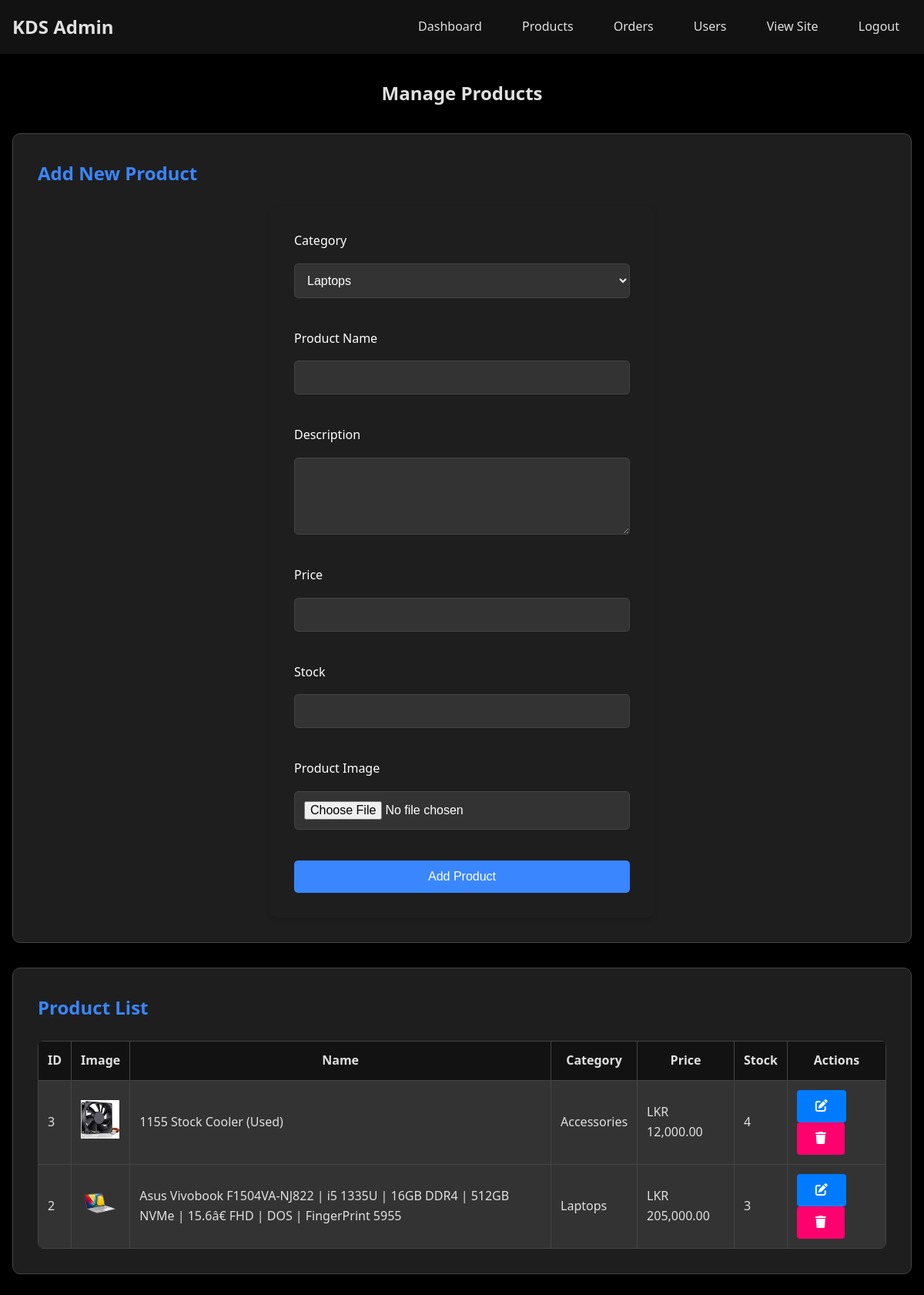
/admin/products.php (signed in), run on the app's committed database.
### tables this page shows
CREATE TABLE IF NOT EXISTS `products` (
  `id` int(11) NOT NULL,
  `category_id` int(11) DEFAULT NULL,
  `name` varchar(200) NOT NULL,
  `description` text,
  `price` decimal(10,2) NOT NULL,
  `stock` int(11) NOT NULL DEFAULT '0',
  `image_url` varchar(255) DEFAULT NULL,
  `created_at` timestamp NOT NULL DEFAULT CURRENT_TIMESTAMP
);

CREATE TABLE IF NOT EXISTS `categories` (
  `id` int(11) NOT NULL,
  `name` varchar(100) NOT NULL,
  `description` text
);

### admin/products.php (the view, shortened to what this page needs)
<?php
require_once '../config.php';
$categories = $conn->query("SELECT * FROM categories")->fetchAll(PDO::FETCH_ASSOC);
$products = $conn->query("
    SELECT p.*, c.name as category_name
    FROM products p
    LEFT JOIN categories c ON p.category_id = c.id
    ORDER BY p.created_at DESC
")->fetchAll(PDO::FETCH_ASSOC);
?>
<!DOCTYPE html>
<html lang="en">
<head>
    <link rel="stylesheet" href="../css/style.css">
    <link rel="stylesheet" href="https://cdnjs.cloudflare.com/ajax/libs/font-awesome/6.0.0/css/all.min.css">
</head>
<body>
    <header>
        <nav>
            <div class="logo">
                <h1>KDS Admin</h1>
            </div>
            <div class="nav-links">
                <a href="index.php">Dashboard</a>
                <a href="products.php">Products</a>
                <a href="orders.php">Orders</a>
                <a href="users.php">Users</a>
                <a href="../">View Site</a>
                <a href="../logout.php">Logout</a>
            </div>
        </nav>
    </header>
    <main class="admin-container">
        <h2>Manage Products</h2>
        <div class="admin-card">
            <h3>Add New Product</h3>
            <form class="admin-form" method="POST" enctype="multipart/form-data">
                <div class="form-group">
                    <label for="category_id">Category</label>
                    <select name="category_id" required>
                        <?php foreach ($categories as $category): ?>
                            <option value="<?php echo $category['id']; ?>">
                                <?php echo htmlspecialchars($category['name']); ?>
                            </option>
                        <?php endforeach; ?>
                    </select>
                </div>
                <div class="form-group">
                    <label for="name">Product Name</label>
                    <input type="text" name="name" required>
                </div>
                <div class="form-group">
                    <label for="description">Description</label>
                    <textarea name="description" required></textarea>
                </div>
                <div class="form-group">
                    <label for="price">Price</label>
                    <input type="number" name="price" step="0.01" required>
                </div>
                <div class="form-group">
                    <label for="stock">Stock</label>
                    <input type="number" name="stock" required>
                </div>
                <div class="form-group">
                    <label for="image">Product Image</label>
                    <input type="file" name="image" accept="image/*" required onchange="previewImage(this)">
                </div>
                <button type="submit" class="btn btn-primary">Add Product</button>
            </form>
        </div>
        <div class="admin-card" style="margin-top: 2rem;">
            <h3>Product List</h3>
            <table class="admin-table">
                <thead>
                    <tr>
                        <th>ID</th>
                        <th>Image</th>
                        <th>Name</th>
                        <th>Category</th>
                        <th>Price</th>
                        <th>Stock</th>
                        <th>Actions</th>
                    </tr>
                </thead>
                <tbody>
                    <?php foreach ($products as $product): ?>
                        <tr>
                            <td><?php echo $product['id']; ?></td>
                            <td>
                                <img src="<?php echo htmlspecialchars($product['image_url']); ?>"
                                     alt="<?php echo htmlspecialchars($product['name']); ?>"
                                     style="width: 50px; height: 50px; object-fit: cover;">
                            </td>
                            <td><?php echo htmlspecialchars($product['name']); ?></td>
                            <td><?php echo htmlspecialchars($product['category_name']); ?></td>
                            <td>LKR <?php echo number_format($product['price'], 2); ?></td>
                            <td><?php echo $product['stock']; ?></td>
                            <td>
                                <button class="btn btn-primary" onclick="editProduct(<?php echo htmlspecialchars(json_encode($product)); ?>)">
                                    <i class="fas fa-edit"></i>
                                </button>
                                <form method="POST" style="display: inline;">
                                    <button type="submit" class="btn btn-danger" onclick="return confirm('Are you sure?')">
                                        <i class="fas fa-trash"></i>
                                    </button>
                                </form>
                            </td>
                        </tr>
                    <?php endforeach; ?>
                </tbody>
            </table>
        </div>
    </main>
</body>
</html>

### css/style.css (style rules this page uses)
:root { --primary-color: #121212; --secondary-color: #3a86ff; --accent-color: #ff006e; --text-color: #e0e0e0; --dark-gray: #1e1e1e; --medium-gray: #333333; --light-gray: #444444; --hover-color: #2a2a2a; }
* { margin: 0; padding: 0; box-sizing: border-box; }
body { font-family: 'Segoe UI', Tahoma, Geneva, Verdana, sans-serif; line-height: 1.6; color: var(--text-color); background-color: black; }
header { background-color: var(--primary-color); padding: 1rem 0; position: sticky; top: 0; z-index: 100; box-shadow: 0 4px 6px rgba(0, 0, 0, 0.5); }
nav { max-width: 1200px; margin: 0 auto; display: flex; justify-content: space-between; align-items: center; padding: 0 1rem; }
.logo h1 { color: var(--text-color); font-size: 1.5rem; }
.nav-links a { color: var(--text-color); text-decoration: none; padding: 0.5rem 1rem; margin-left: 1rem; transition: color 0.3s; border-radius: 4px; }
h2 { text-align: center; margin-bottom: 2rem; color: var(--text-color); }
.admin-container { max-width: 1200px; margin: 2rem auto; padding: 0 1rem; }
.admin-card { background: var(--dark-gray); border-radius: 10px; box-shadow: 0 4px 8px rgba(0, 0, 0, 0.3); padding: 2rem; border: 1px solid var(--light-gray); margin-bottom: 2rem; transition: transform 0.3s, box-shadow 0.3s; }
.admin-card h3 { color: var(--secondary-color); margin-bottom: 1.5rem; font-size: 1.5rem; font-weight: 600; }
.admin-table { width: 100%; border-collapse: collapse; margin-top: 1rem; background-color: var(--medium-gray); border-radius: 8px; overflow: hidden; }
.admin-table th, .admin-table td { padding: 0.75rem; border: 1px solid var(--light-gray); }
.admin-table th { background-color: var(--primary-color); color: var(--text-color); }
.admin-form { max-width: 500px; margin: 0 auto; background: var(--dark-gray); padding: 2rem; border-radius: 10px; box-shadow: 0 4px 6px rgba(0, 0, 0, 0.1); }
.form-group { margin-bottom: 1.5rem; }
.form-group label { display: block; margin-bottom: 0.5rem; color: #fff; font-weight: 500; }
.form-group input, .form-group textarea, .form-group select { width: 100%; padding: 0.75rem; background-color: var(--medium-gray); border: 1px solid var(--light-gray); border-radius: 5px; color: #fff; transition: border-color 0.3s; }
.btn { display: inline-block; padding: 0.75rem 1.5rem; border: none; border-radius: 5px; cursor: pointer; text-decoration: none; transition: all 0.3s; }
.btn-primary { background-color: var(--secondary-color); color: white; }
.btn-danger { background-color: var(--accent-color); color: white; }
.admin-form { background: var(--dark-gray); padding: 2rem; border-radius: 10px; box-shadow: 0 4px 6px rgba(0, 0, 0, 0.1); }
.admin-form .form-group { margin-bottom: 1.5rem; }
.admin-form .form-group label { display: block; margin-bottom: 0.5rem; color: #fff; font-weight: 500; }
.admin-form .form-group select { width: 100%; padding: 0.75rem; border: 1px solid var(--light-gray); border-radius: 5px; background: var(--medium-gray); color: #fff; }
.admin-form .form-group select option { background: var(--dark-gray); color: #fff; }
.admin-form .form-group input, .admin-form .form-group textarea { width: 100%; padding: 0.75rem; border: 1px solid var(--light-gray); border-radius: 5px; background: var(--medium-gray); color: #fff; }
.admin-form button[type="submit"] { background-color: var(--secondary-color); color: #fff; padding: 0.75rem 1.5rem; border: none; border-radius: 5px; cursor: pointer; font-size: 1rem; transition: background-color 0.3s ease; }

### admin/products.php (style rules this page uses)
.admin-form { display: flex; flex-direction: column; gap: 1rem; }
.form-group { display: flex; flex-direction: column; gap: 0.5rem; }
.form-group label { font-weight: 500; color: #333; }
.form-group input, .form-group select, .form-group textarea { padding: 0.75rem; border: 1px solid #ddd; border-radius: 4px; font-size: 1rem; }
.form-group textarea { min-height: 100px; resize: vertical; }
.btn { padding: 0.75rem 1.5rem; border-radius: 4px; font-size: 1rem; cursor: pointer; transition: background-color 0.3s ease; }
.btn-primary { background-color: #007bff; color: white; }

### data on the page
products: id "3", image_url (picture), name "1155 Stock Cooler (Used)", category.name "Accessories", price "12,000.00", stock "4"
products: id "2", image_url (picture), name "Asus Vivobook F1504VA-NJ822 | i5 1335U | 16GB DDR4 | 512GB NVMe | 15.6â€ FHD | DOS | FingerPrint 5955", category.name "Laptops", price "205,000.00", stock "3"

### other printed values
form field category_id "Laptops"
